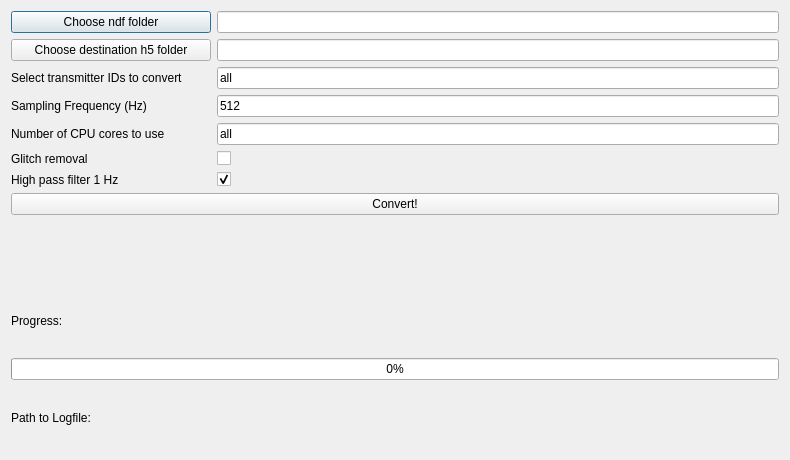
<?xml version="1.0" encoding="UTF-8"?>
<ui version="4.0">
 <class>convert_ndf_to_h5</class>
 <widget class="QDialog" name="convert_ndf_to_h5">
  <property name="geometry">
   <rect>
    <x>0</x>
    <y>0</y>
    <width>790</width>
    <height>460</height>
   </rect>
  </property>
  <property name="minimumSize">
   <size>
    <width>790</width>
    <height>460</height>
   </size>
  </property>
  <property name="windowTitle">
   <string>Dialog</string>
  </property>
  <layout class="QVBoxLayout" name="verticalLayout">
   <item>
    <layout class="QGridLayout" name="gridLayout">
     <item row="0" column="0">
      <widget class="QPushButton" name="select_ndf_folder">
       <property name="minimumSize">
        <size>
         <width>200</width>
         <height>0</height>
        </size>
       </property>
       <property name="text">
        <string>Choose ndf folder</string>
       </property>
      </widget>
     </item>
     <item row="2" column="0">
      <widget class="QLabel" name="label_2">
       <property name="text">
        <string>Select transmitter IDs to convert</string>
       </property>
      </widget>
     </item>
     <item row="2" column="1">
      <widget class="QLineEdit" name="transmitter_ids">
       <property name="text">
        <string>all</string>
       </property>
      </widget>
     </item>
     <item row="4" column="0">
      <widget class="QLabel" name="label_3">
       <property name="text">
        <string>Number of CPU cores to use</string>
       </property>
      </widget>
     </item>
     <item row="4" column="1">
      <widget class="QLineEdit" name="cores_to_use">
       <property name="text">
        <string>all</string>
       </property>
      </widget>
     </item>
     <item row="0" column="1">
      <widget class="QLineEdit" name="ndf_display">
       <property name="minimumSize">
        <size>
         <width>300</width>
         <height>0</height>
        </size>
       </property>
      </widget>
     </item>
     <item row="3" column="0">
      <widget class="QLabel" name="label">
       <property name="text">
        <string>Sampling Frequency (Hz)</string>
       </property>
      </widget>
     </item>
     <item row="1" column="0">
      <widget class="QPushButton" name="set_h5_folder">
       <property name="minimumSize">
        <size>
         <width>200</width>
         <height>0</height>
        </size>
       </property>
       <property name="text">
        <string>Choose destination h5 folder</string>
       </property>
      </widget>
     </item>
     <item row="1" column="1">
      <widget class="QLineEdit" name="h5_display">
       <property name="minimumSize">
        <size>
         <width>300</width>
         <height>0</height>
        </size>
       </property>
      </widget>
     </item>
     <item row="3" column="1">
      <widget class="QLineEdit" name="fs_box">
       <property name="text">
        <string>512</string>
       </property>
      </widget>
     </item>
     <item row="6" column="0">
      <widget class="QLabel" name="label_4">
       <property name="text">
        <string>Glitch removal</string>
       </property>
      </widget>
     </item>
     <item row="7" column="0">
      <widget class="QLabel" name="label_5">
       <property name="text">
        <string>High pass filter 1 Hz</string>
       </property>
      </widget>
     </item>
     <item row="6" column="1">
      <widget class="QCheckBox" name="checkbox_ndf_glitch_removal">
       <property name="layoutDirection">
        <enum>Qt::LeftToRight</enum>
       </property>
       <property name="text">
        <string/>
       </property>
       <property name="checked">
        <bool>false</bool>
       </property>
      </widget>
     </item>
     <item row="7" column="1">
      <widget class="QCheckBox" name="checkbox_ndf_hp_filter_1hz">
       <property name="layoutDirection">
        <enum>Qt::LeftToRight</enum>
       </property>
       <property name="text">
        <string/>
       </property>
       <property name="checked">
        <bool>true</bool>
       </property>
      </widget>
     </item>
    </layout>
   </item>
   <item>
    <widget class="QPushButton" name="convert_button">
     <property name="text">
      <string>Convert!</string>
     </property>
    </widget>
   </item>
   <item>
    <widget class="QLabel" name="hidden_label">
     <property name="minimumSize">
      <size>
       <width>600</width>
       <height>0</height>
      </size>
     </property>
     <property name="text">
      <string/>
     </property>
    </widget>
   </item>
   <item>
    <widget class="QLabel" name="progress_bar_label">
     <property name="text">
      <string>Progress:</string>
     </property>
    </widget>
   </item>
   <item>
    <widget class="QProgressBar" name="progressBar">
     <property name="value">
      <number>0</number>
     </property>
    </widget>
   </item>
   <item>
    <widget class="QLabel" name="logpath_dsplay">
     <property name="minimumSize">
      <size>
       <width>600</width>
       <height>0</height>
      </size>
     </property>
     <property name="text">
      <string>Path to Logfile:</string>
     </property>
    </widget>
   </item>
  </layout>
 </widget>
 <resources/>
 <connections/>
</ui>
